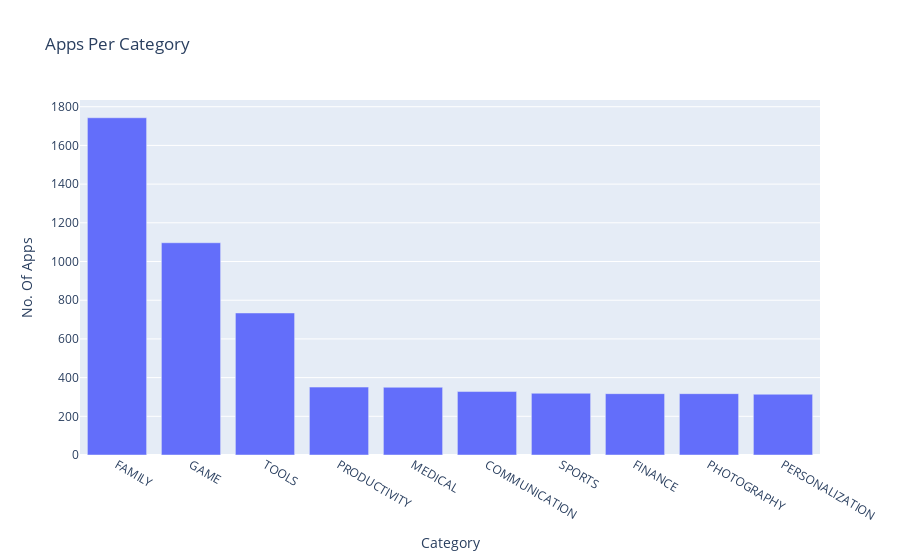

Notebook code cell kept with this figure:
### Markdown cell above
### Vertical Bar Chart - Highest Competition (Number of Apps)

### Code cell
bar=px.bar(x=top10_category.head(10).index,y=top10_category.head(10).App,title="Apps Per Category")
bar.update_layout(xaxis_title="Category",yaxis_title="No. Of Apps",yaxis=dict(
    tickvals=list(range(0,2001,200))
))
bar.show()

### Figure 1 — Plotly figure (JSON) as saved in the notebook; plotly's stock layout.template omitted (floating-point values rounded to 4 significant figures)
{"data": [{"alignmentgroup": "True", "hovertemplate": "x=%{x}<br>y=%{y}<extra></extra>", "legendgroup": "", "marker": {"color": "#636efa", "pattern": {"shape": ""}}, "name": "", "offsetgroup": "", "orientation": "v", "showlegend": false, "textposition": "auto", "type": "bar", "x": ["FAMILY", "GAME", "TOOLS", "PRODUCTIVITY", "MEDICAL", "COMMUNICATION", "SPORTS", "FINANCE", "PHOTOGRAPHY", "PERSONALIZATION"], "xaxis": "x", "y": [1743, 1097, 734, 351, 350, 328, 319, 317, 317, 314], "yaxis": "y"}], "layout": {"barmode": "relative", "legend": {"tracegroupgap": 0}, "title": {"text": "Apps Per Category"}, "xaxis": {"anchor": "y", "domain": [0, 1], "title": {"text": "Category"}}, "yaxis": {"anchor": "x", "domain": [0, 1], "tickvals": [0, 200, 400, 600, 800, 1000, 1200, 1400, 1600, 1800, 2000], "title": {"text": "No. Of Apps"}}}}
